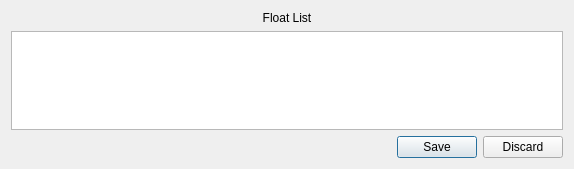
<?xml version="1.0" encoding="UTF-8"?>
<ui version="4.0">
 <class>Dialog_float_list</class>
 <widget class="QDialog" name="Dialog_float_list">
  <property name="geometry">
   <rect>
    <x>0</x>
    <y>0</y>
    <width>574</width>
    <height>169</height>
   </rect>
  </property>
  <property name="windowTitle">
   <string>Dialog</string>
  </property>
  <layout class="QVBoxLayout" name="verticalLayout">
   <item>
    <widget class="QLabel" name="label">
     <property name="text">
      <string>Float List</string>
     </property>
     <property name="alignment">
      <set>Qt::AlignCenter</set>
     </property>
    </widget>
   </item>
   <item>
    <widget class="QListWidget" name="listWidget">
     <property name="flow">
      <enum>QListView::LeftToRight</enum>
     </property>
     <property name="sortingEnabled">
      <bool>true</bool>
     </property>
    </widget>
   </item>
   <item>
    <widget class="QDialogButtonBox" name="buttonBox">
     <property name="orientation">
      <enum>Qt::Horizontal</enum>
     </property>
     <property name="standardButtons">
      <set>QDialogButtonBox::Discard|QDialogButtonBox::Save</set>
     </property>
    </widget>
   </item>
  </layout>
 </widget>
 <resources/>
 <connections>
  <connection>
   <sender>buttonBox</sender>
   <signal>accepted()</signal>
   <receiver>Dialog_float_list</receiver>
   <slot>accept()</slot>
   <hints>
    <hint type="sourcelabel">
     <x>248</x>
     <y>254</y>
    </hint>
    <hint type="destinationlabel">
     <x>157</x>
     <y>274</y>
    </hint>
   </hints>
  </connection>
  <connection>
   <sender>buttonBox</sender>
   <signal>rejected()</signal>
   <receiver>Dialog_float_list</receiver>
   <slot>reject()</slot>
   <hints>
    <hint type="sourcelabel">
     <x>316</x>
     <y>260</y>
    </hint>
    <hint type="destinationlabel">
     <x>286</x>
     <y>274</y>
    </hint>
   </hints>
  </connection>
 </connections>
</ui>
